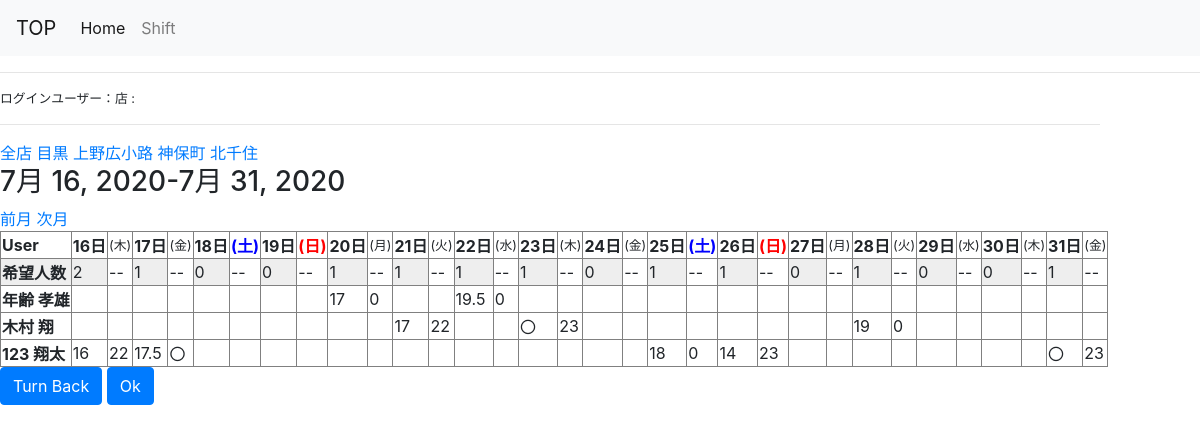
Screenshot of /shift_list/2020/7/1/ with the database file from the repository.
### app/models.py (models this page shows, shortened)
class Schedule(models.Model):
    user = models.ForeignKey(settings.AUTH_USER_MODEL, verbose_name='ユーザー', on_delete=models.SET_NULL, blank=True, null=True,related_name = "user_schedule")
    start_time = models.CharField('開始時間', choices= SUB_START, max_length=50,blank=True,default="0")
    end_time = models.CharField('終了時間', choices= SUB_END, max_length=50,blank=True,default="0")
    date = models.DateField('日付')
    shops = models.ForeignKey(Shops, verbose_name='店舗', on_delete=models.CASCADE,blank=True)

### app/views.py (the view)
# urls.py: path('shift_list/', views.ShiftList.as_view(), name='shift_list'),
class ShiftList(mixins.ShiftWithScheduleMixin, generic.ListView):
    model = Schedule
    template_name = 'app/shift_list.html'
    date_field = 'date'
    def get_context_data(self, **kwargs):
        context = super().get_context_data(**kwargs)
        calendar_context = self.get_week_calendar()
        context.update(calendar_context)
        return context

### app/mixins.py (called while the page is built, shortened)
    def setup_calendar(self):
        self._calendar = calendar.Calendar(self.first_weekday)

    def get_previous_week(self, date):
        if date.month == 1 and date.day ==16:
            return date.replace(year=date.year-1, month=12,day=16)
        if date.month == 1 and date.day ==1:
            return date.replace(year=date.year-1, month=12,day=1)
        if date.day == 16:
            return date.replace(month =date.month -1 ,day = 16)
        if date.day == 1:
            return date.replace(month =date.month -1 ,day = 1)

    def get_week_days(self):
        month = self.kwargs.get('month')
        year = self.kwargs.get('year')
        day = self.kwargs.get('day')
        if month and year and day:
            date = datetime.date(year=int(year), month=int(month), day=int(day))
            if date.month != 12 and date.day < 21 and date.day > 4:
                dtm = calendar.monthrange(year,month)[1]
                date = datetime.date(year = int(year),month=int(month+1),day = int(1))
                dtlist = [date + datetime.timedelta(days =day) for day in range(0,15)]
                return dtlist
            if date.day < 6:
                dtm = calendar.monthrange(year,month)[1]
                date = datetime.date(year = int(year),month=int(month),day = int(15))
                dtlist = [date + datetime.timedelta(days =day) for day in range(1,dtm-14)]
                return dtlist

    def name(self):
        weekname=['月','火','水','木','金','土','日']
        name=[]
        week=[]
        day = self.get_week_days()
        for l in day:
            name.append(l.weekday())
        for nn in name:
            week.append(weekname[nn])
        return week

    def get_week_calendar(self):
        self.setup_calendar()
        days = self.get_week_days()
        first = days[0]
        last = days[-1]
        ago = self.get_previous_week(first)
        calendar_data = {
            'now': datetime.date.today(),
            'week_days': days,
            'week_previous': ago,
            'week_next': first ,
            'week_names': self.name(),
            'week_first': first,
            'week_last': last,
        }
        return calendar_data

### app/templates/app/shift_list.html (shortened to what this page needs)
{% extends "register/base.html" %}
{% block content %}
{% load static %}
<a href="{% url 'app:shift_list' %}" >全店</a>
<a href="{% url 'app:shopshift_list' 1 %}" >目黒</a>
<a href="{% url 'app:shopshift_list' 5 %}">上野広小路</a>
<a href="{% url 'app:shopshift_list' 3 %}">神保町</a>
<a href="{% url 'app:shopshift_list' 6 %}">北千住</a><br>
<h3>{{ week_first}}-{{ week_last }}</h3>
<a href="{% url 'app:shift_list'  week_previous.year week_previous.month week_previous.day %}">前月</a>
<a href="{% url 'app:shift_list'  week_next.year week_next.month week_previous.day %}">次月</a>
<table border="1">
    <th>User</th>
    {% for day in df %}
    <th>{{day | date:"j" }}日 {% if day|date:"D" == "日" %}</th>
           <th> <span style="color: #F00;">({{ day | date:"D" }})</span>
        </small></th>
        {% elif day|date:"D" == "土" %}
        <small>
            <th>  <span style="color:#0000FF">({{ day | date:"D" }})</span>
        </small></th>
        {% else %}
        <th>  <small>({{ day|date:"D" }})</small></th>
               {% endif %} {% endfor %}
{% for index,row in df.iterrows %}
{% if index == "希望人数" %}
<tr>
    <th bgcolor="#EEEEEE">{{index}}</th>
    <td  bgcolor="#EEEEEE">{{row.0}}</td><td>--</td>
    <td  bgcolor="#EEEEEE">{{row.1}}</td><td>--</td>
    <td  bgcolor="#EEEEEE">{{row.2}}</td><td>--</td>
    <td  bgcolor="#EEEEEE">{{row.3}}</td><td>--</td>
    <td  bgcolor="#EEEEEE">{{row.4}}</td><td>--</td>
    <td  bgcolor="#EEEEEE">{{row.5}}</td><td>--</td>
    <td  bgcolor="#EEEEEE">{{row.6}}</td><td>--</td>
    <td  bgcolor="#EEEEEE">{{row.7}}</td><td>--</td>
    <td  bgcolor="#EEEEEE">{{row.8}}</td><td>--</td>
    <td  bgcolor="#EEEEEE">{{row.9}}</td><td>--</td>
    <td  bgcolor="#EEEEEE">{{row.10}}</td><td>--</td>
    <td  bgcolor="#EEEEEE">{{row.11}}</td><td>--</td>
    <td  bgcolor="#EEEEEE">{{row.12}}</td><td>--</td>
    <td  bgcolor="#EEEEEE">{{row.13}}</td><td>--</td>
    <td  bgcolor="#EEEEEE">{{row.14}}</td><td>--</td>
    {% if row.15 == True %}
    <td  bgcolor="#EEEEEE">{{row.15}}</td><td>--</td>
    {% endif %}
</tr>
{% else %}
<tr>
    <th>{{index}}</th>
    <td>{{row.0.get_start_time_display}}</td>
    <td>{{row.0.get_end_time_display}}</td>
    <td>{{row.1.get_start_time_display}}</td>
    <td>{{row.1.get_end_time_display}}</td>
    <td>{{row.2.get_start_time_display}}</td>
    <td>{{row.2.get_end_time_display}}</td>
    <td>{{row.3.get_start_time_display}}</td>
    <td>{{row.3.get_end_time_display}}</td>
    <td>{{row.4.get_start_time_display}}</td>
    <td>{{row.4.get_end_time_display}}</td>
    <td>{{row.5.get_start_time_display}}</td>
    <td>{{row.5.get_end_time_display}}</td>
    <td>{{row.6.get_start_time_display}}</td>
    <td>{{row.6.get_end_time_display}}</td>
    <td>{{row.7.get_start_time_display}}</td>
    <td>{{row.7.get_end_time_display}}</td>
    <td>{{row.8.get_start_time_display}}</td>
    <td>{{row.8.get_end_time_display}}</td>
    <td>{{row.9.get_start_time_display}}</td>
    <td>{{row.9.get_end_time_display}}</td>
    <td>{{row.10.get_start_time_display}}</td>
    <td>{{row.10.get_end_time_display}}</td>
    <td>{{row.11.get_start_time_display}}</td>
    <td>{{row.11.get_end_time_display}}</td>
    <td>{{row.12.get_start_time_display}}</td>
    <td>{{row.12.get_end_time_display}}</td>
    <td>{{row.13.get_start_time_display}}</td>
    <td>{{row.13.get_end_time_display}}</td>
    <td>{{row.14.get_start_time_display}}</td>
    <td>{{row.14.get_end_time_display}}</td>
    <td>{{row.15.get_start_time_display}}</td>
    <td>{{row.15.get_end_time_display}}</td>
</tr>
{% endif %}
{% endfor %}
</table>
        <a href="{% url 'app:month_with_forms' user.pk %}" >
        <button type="submit" class="btn btn-primary">Turn Back</button></a>
        <a href="{% url 'register:top' %}" >
            <button type="submit" class="btn btn-primary">Ok</button></a>
{% endblock %}

### rows the page displays
Schedule: start_time "17", end_time "0"
Schedule: start_time "19.5", end_time "0"
Schedule: start_time "17", end_time "22"
Schedule: start_time "〇", end_time "23"
Schedule: start_time "19", end_time "0"
Schedule: start_time "16", end_time "22"
Schedule: start_time "17.5", end_time "〇"
Schedule: start_time "18", end_time "0"
Schedule: start_time "14", end_time "23"
Schedule: start_time "〇", end_time "23"

### other values shown
{{ week_first }} "7月 16, 2020"
{{ week_last }} "7月 31, 2020"
{{ day | date:"j" }} "16" "17" "18" "19" "20" "21" "22" "23" "24" "25" "26" "27" "28" "29" "30" "31"
{{ day|date:"D" }} "木" "金" "月" "火" "水" "木" "金" "月" "火" "水" "木" "金"
{{ day | date:"D" }} "土" "土"
{{ day | date:"D" }} "日" "日"
{{ index }} "希望人数"
{{ row.0 }} "2"
{{ row.1 }} "1"
{{ row.2 }} "0"
{{ row.3 }} "0"
{{ row.4 }} "1"
{{ row.5 }} "1"
{{ row.6 }} "1"
{{ row.7 }} "1"
